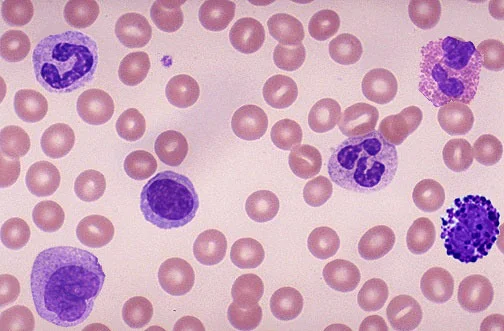
#> input picture görev2deneme2/kan_hucresi.png, 504 x 331 px
$ python 'import cv2.py'
#> lines starting #> are read from the running program, lines starting #| are printed output that depends on the picture; after the words box and inside, x2 and y2 are one past the last pixel; in counts of white or black regions, pixels touching at a corner belong together
"Hocam merhaba, renk uzayı (HSV) ve kontur tespiti yöntemleriyle hücreleri filtreledim. "
"Akyuvarların mor çekirdekleri belirgin olduğu için mavi çemberlerle net bir şekilde izole edilebildi."
" Ancak alyuvarlar birbirine temas ettiği ve renkleri arka planla daha iç içe olduğunu fark ettim bunun için destek aldım"
"alttaki iki yöntem bunu çözmek içindir"
" basit eşikleme (thresholding) yöntemiyle bazıları bitişik algılandı."
" Gürültüleri alan hesaplamasıyla (contourArea) temizledim."


import cv2
import numpy as np

fotograf = cv2.imread('kan_hucresi.png')
#> fotograf is the input picture: shape (331, 504, 3); mean B, G, R 189.5, 165.5, 205.6
hsv_fotograf = cv2.cvtColor(fotograf, cv2.COLOR_BGR2HSV)
#> hsv_fotograf: shape (331, 504, 3); mean H, S, V 158.9, 58.8, 210.7

koyu_mor = np.array([120, 50, 50])
acik_mor = np.array([160, 255, 255])
akyuvar_maske = cv2.inRange(hsv_fotograf, koyu_mor, acik_mor)
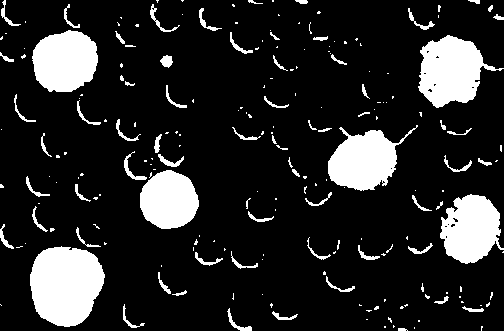
#> akyuvar_maske: shape (331, 504); 15.4% white; 212 white regions (142 under 20 px)

sinirlar_akyuvar, _ = cv2.findContours(akyuvar_maske, cv2.RETR_EXTERNAL, cv2.CHAIN_APPROX_SIMPLE)
#> sinirlar_akyuvar = 212 contours, 157 with area under 20; largest, box (x1, y1, x2, y2) and area: (30, 246, 105, 327) 4554, (418, 35, 504, 108) 3504, (32, 30, 98, 92) 3107, (328, 125, 418, 191) 3072, (440, 194, 504, 264) 3016

for sinir in sinirlar_akyuvar:
    alan = cv2.contourArea(sinir)
    if alan > 500:
        (x, y), yaricap = cv2.minEnclosingCircle(sinir)
        merkez = (int(x), int(y))
        cv2.circle(fotograf, merkez, int(yaricap), (255, 0, 0), 2)
        cv2.putText(fotograf, 'Akyuvar', (merkez[0]-35, merkez[1]-int(yaricap)-5),
                    cv2.FONT_HERSHEY_SIMPLEX, 0.6, (255, 0, 0), 2)
#> this loop made 212 passes
#> (alan, x, y, yaricap, merkez) on passes 47, 74, 93, 123, 180, 186: (4554, 65.44, 284.8, 41.38, (65, 284)), (3015.5, 473, 229.5, 35.79, (472, 229)), (2582.5, 168.7, 199.8, 29.92, (168, 199)), (3071.5, 374, 152.5, 51.04, (374, 152)), (3503.5, 458.9, 70.99, 44.2, (458, 70)), (3107, 65.5, 61, 34.56, (65, 61))
#> alan on passes 1, 3, 8, 9, 10, 11: 14, 1.5, 5, 56.5, 2, 90
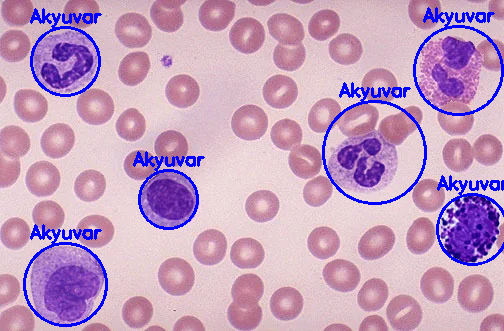
#> fotograf: shape (331, 504, 3); 4.39% of pixels changed, all inside (x1, y1, x2, y2) = (23, 7, 504, 327)

koyu_pembe = np.array([160, 40, 150])
acik_pembe = np.array([180, 255, 255])
alyuvar_maske = cv2.inRange(hsv_fotograf, koyu_pembe, acik_pembe)
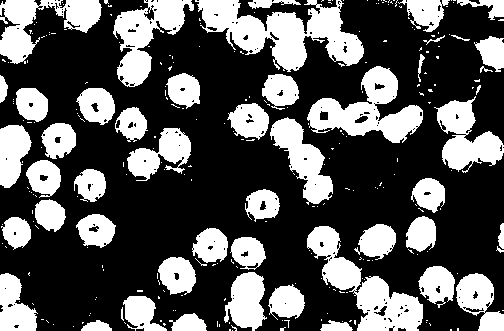
#> alyuvar_maske: shape (331, 504); 34.1% white; 272 white regions (222 under 20 px)

sinirlar_alyuvar, _ = cv2.findContours(alyuvar_maske, cv2.RETR_EXTERNAL, cv2.CHAIN_APPROX_SIMPLE)
#> sinirlar_alyuvar = 272 contours, 227 with area under 20; largest, box (x1, y1, x2, y2) and area: (195, 0, 364, 72) 5630, (307, 226, 423, 331) 4205, (307, 66, 423, 143) 3907, (113, 0, 194, 87) 3096, (0, 0, 102, 64) 2715

for sinir in sinirlar_alyuvar:
    alan = cv2.contourArea(sinir)
    if alan > 100 and alan < 2000:
        (x, y), yaricap = cv2.minEnclosingCircle(sinir)
        merkez = (int(x), int(y))
        cv2.circle(fotograf, merkez, int(yaricap), (0, 255, 0), 2)
#> this loop made 272 passes
#> (alan, x, y, yaricap, merkez) on passes 31, 51, 57, 60, 61, 64, 75, 85, 86, 89, 94, 95: (425, 187.5, 325, 19.16, (187, 325)), (859, 284.7, 302.3, 19.64, (284, 302)), (1562, 483, 303.5, 33.2, (483, 303)), (1399, 17.5, 302.3, 32.76, (17, 302)), (1616, 246.4, 301, 29.98, (246, 301)), (967, 436.7, 286.3, 20.8, (436, 286)), (1010.5, 176.5, 276, 20.3, (176, 276)), (803, 247.8, 251.8, 18.22, (247, 251)), (869, 209.5, 245.8, 18.87, (209, 245)), (907, 374.5, 241, 22.01, (374, 241)), (638, 15.22, 232.8, 16.35, (15, 232)), (763, 419.5, 233.4, 18.45, (419, 233))
#> (alan, x, y, yaricap) on passes 21, 25, 43, 162, 253, 268: (208.5, 336, 329, 16), (199, 96, 329, 15.03), (871, 145, 315, 25.81), (715.5, 132, 124, 17.46), (323.5, 480, 8, 24.35), (197, 274, 3, 26.02)
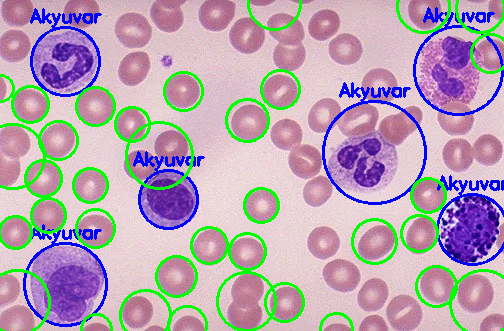
#> fotograf: shape (331, 504, 3); 6.86% of pixels changed, all inside (x1, y1, x2, y2) = (0, 0, 504, 331)

cv2.imshow('Filtrelenmis Hucre Tespiti', fotograf)
cv2.waitKey(0)
cv2.destroyAllWindows()
